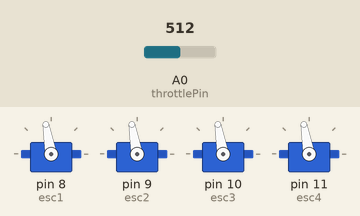
The sketch below on a simulated Arduino Uno, built with avr-gcc and run on an emulated ATmega328P. On the bench: 4 × servo. The test bench sets the inputs (shaded band); at power-on: A0 (throttlePin) = 512.

Above: at 2.3 s.
2.4 s: A0 (throttlePin) set to 306
At 2.7 s:
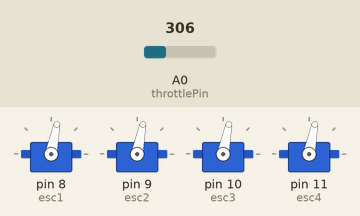
3.9 s: A0 (throttlePin) set to 900
At 5.1 s:
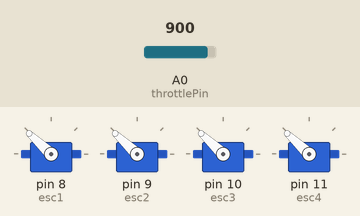
5.4 s: A0 (throttlePin) set to 1023
At 6.2 s:
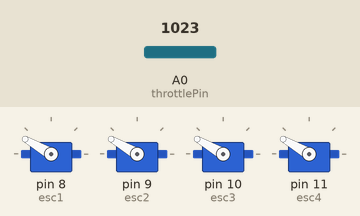
6.9 s: A0 (throttlePin) set to 0
At 7.4 s:
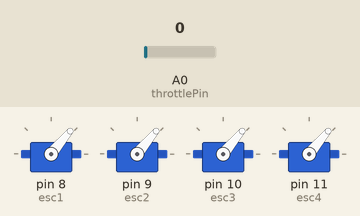
Timing chart, 0 to 9.4 s (numbered marks = the images above; inputs shaded):
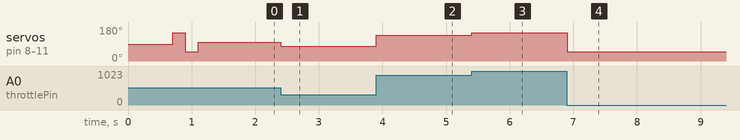

Measured:
- after the input at 2.4 s, servo on pin 8 (esc1), servo on pin 9 (esc2), servo on pin 10 (esc3), servo on pin 11 (esc4): 100° → 79° at once
- after the input at 3.9 s, servo on pin 8 (esc1), servo on pin 9 (esc2), servo on pin 10 (esc3), servo on pin 11 (esc4): 79° → 137° at once
- after the input at 5.4 s, servo on pin 8 (esc1), servo on pin 9 (esc2), servo on pin 10 (esc3), servo on pin 11 (esc4): 137° → 150° at once
- after the input at 6.9 s, servo on pin 8 (esc1), servo on pin 9 (esc2), servo on pin 10 (esc3), servo on pin 11 (esc4): 150° → 50° at once

The sketch:

escCalibration.ino
```cpp
#include <Servo.h>

#define MIN 50
#define MAX 150

Servo esc1;
Servo esc2;
Servo esc3;
Servo esc4;
int throttlePin = 0;

void setup()
{
  delay(500);
  esc1.attach(8);
  esc2.attach(9);
  esc3.attach(10);
  esc4.attach(11);
  delay(200);
  esc1.write(MAX);
  esc2.write(MAX);
  esc3.write(MAX);
  esc4.write(MAX);
  delay(200);
  esc1.write(MIN);
  esc2.write(MIN);
  esc3.write(MIN);
  esc4.write(MIN);
  delay(200);
}

void loop()
{
  int throttle = analogRead(throttlePin);
  throttle = map(throttle, 0, 1023, MIN, MAX);
  esc1.write(throttle);
  esc2.write(throttle);
  esc3.write(throttle);
  esc4.write(throttle);
}
```
